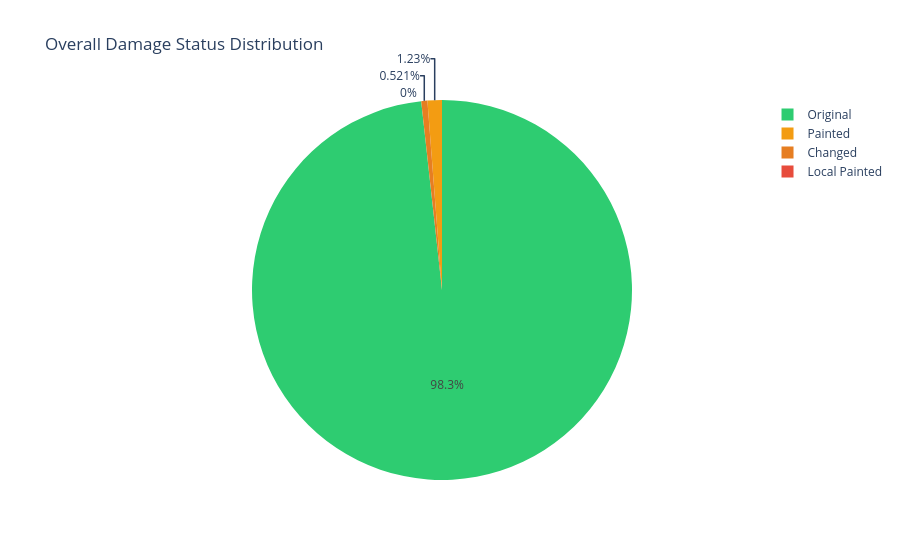

Notebook code cell kept with this figure:
### Markdown cell above
## Section 6: Damage Analysis

Shows the physical condition landscape across all eligible listings. The pie chart gives an overall ratio of original vs damaged parts. The box plot reveals how much damage categories (clean, paint only, changed parts) affect pricing — use this to decide if a cosmetic-only repaint is worth the discount versus a car with replaced structural parts. The bar chart identifies which body panels are most commonly damaged, helping you know what to inspect closely during a test drive.

### Code cell
# Damage status distribution across all listings
damage_summary = df[["damage_original_count", "damage_painted_count",
                      "damage_local_painted_count", "damage_changed_count"]].sum()
damage_summary.index = ["Original", "Painted", "Local Painted", "Changed"]

fig = px.pie(
    values=damage_summary.values, names=damage_summary.index,
    title="Overall Damage Status Distribution",
    color_discrete_sequence=["#2ecc71", "#f39c12", "#e67e22", "#e74c3c"]
)
fig.show()

### Figure 1 — Plotly figure (JSON) as saved in the notebook; plotly's stock layout.template omitted (floating-point values rounded to 4 significant figures)
{"data": [{"domain": {"x": [0, 1], "y": [0, 1]}, "hovertemplate": "label=%{label}<br>value=%{value}<extra></extra>", "labels": ["Original", "Painted", "Local Painted", "Changed"], "legendgroup": "", "name": "", "showlegend": true, "type": "pie", "values": [3206.0, 40.0, 0.0, 17.0]}], "layout": {"legend": {"tracegroupgap": 0}, "piecolorway": ["#2ecc71", "#f39c12", "#e67e22", "#e74c3c"], "title": {"text": "Overall Damage Status Distribution"}}}
